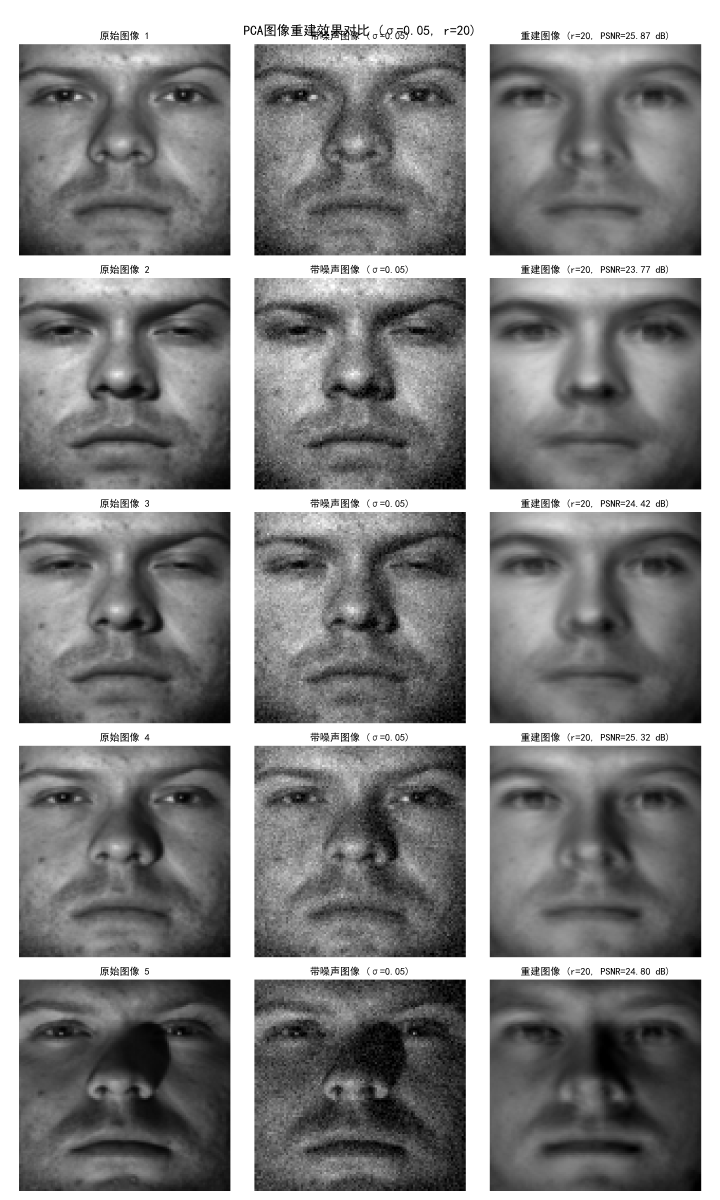
#> input picture exp8/reconstruction_visualization_sigma0.05_r20.png, 3600 x 6000 px, given as the content of the folder yalefaces, which was not available (shown at 1/5 size)
$ python pca.py
#> lines starting #> are read from the running program, lines starting #| are printed output that depends on the picture; pictures that were not available may be replaced by others from this repository, and a replacement may not be noted
"""
数据集:[]
"""


import numpy as np
import matplotlib.pyplot as plt
from pathlib import Path
from PIL import Image

plt.rcParams['font.sans-serif'] = ['SimHei']
plt.rcParams['axes.unicode_minus'] = False


class PCAImageReconstruction:
    """PCA图像重建实验类"""

    def __init__(self, data_path=None):
        """
        初始化PCA图像重建实验

        参数:
            data_path: yalefaces数据集路径
        """
        self.data_path = data_path
        self.images = None
        self.images_flat = None
        self.original_images = None
        self.image_shape = None
        self.pca_model = None
        self.mean_vector = None
        self.eigenvectors = None
        self.eigenvalues = None

    def load_yale_faces(self, img_size=(100, 100), num_samples=100):
        """
        加载yalefaces数据集

        参数:
            img_size: 图像调整大小
        """
        if self.data_path is None:
            # 如果没有提供路径，创建一个简单的示例数据集
            print("警告: 没有提供数据集路径，使用随机生成的示例数据")
            self._create_sample_data(img_size)
            return

        print(f"正在从 {self.data_path} 加载yalefaces数据集...")

        image_files = []
        # 搜索常见的图像格式
        for ext in ['*.jpg', '*.jpeg', '*.png', '*.pgm', '*.bmp', '*.tif']:
            image_files.extend(list(Path(self.data_path).rglob(ext)))

        if len(image_files) == 0:
            print("警告: 没有找到图像文件")
            assert (len(image_files) == 0)
            return

        images = []
        for img_file in image_files[:num_samples]:  # 限制加载数量以加速处理
            try:
                img = Image.open(img_file)
                img = img.convert('L')  # 转换为灰度
                img = img.resize(img_size)
                img_array = np.array(img, dtype=np.float32)
                images.append(img_array)
            except Exception as e:
                print(f"无法加载图像 {img_file}: {e}")

        if len(images) == 0:
            print("警告: 没有成功加载任何图像")
            assert (len(images) == 0)
            return

        self.images = np.array(images)
        self.image_shape = self.images[0].shape
        print(f"成功加载 {len(self.images)} 张图像，图像尺寸: {self.image_shape}")

    def preprocess_data(self):
        """数据预处理：归一化并展平"""
        if self.images is None:
            raise ValueError("请先加载数据")

        # 归一化到0-1范围
        self.original_images = self.images.copy()
        self.images = self.images / 255.0 if self.images.max() > 1.0 else self.images

        # 展平图像
        n_samples, height, width = self.images.shape
        self.images_flat = self.images.reshape(n_samples, height * width)

        print(f"数据预处理完成，形状: {self.images_flat.shape}")

        return self.images_flat

    def add_gaussian_noise(self, images, sigma):
        """
        添加高斯噪声

        参数:
            images: 输入图像
            sigma: 噪声标准差

        返回:
            带噪声的图像
        """
        noise = np.random.normal(0, sigma, images.shape)
        noisy_images = images + noise
        # 裁剪到0-1范围
        noisy_images = np.clip(noisy_images, 0, 1)
        return noisy_images

    def manual_pca_fit(self, X):
        """
        手动实现PCA训练

        参数:
            X: 输入数据，形状 (n_samples, n_features)
        """
        print("正在训练PCA模型...")

        # 计算均值
        self.mean_vector = np.mean(X, axis=0)

        # 中心化数据
        X_centered = X - self.mean_vector

        # 计算协方差矩阵
        # 使用(X^T X) / (n-1)
        n_samples = X.shape[0]
        cov_matrix = np.dot(X_centered.T, X_centered) / (n_samples - 1)

        # 计算特征值和特征向量
        self.eigenvalues, self.eigenvectors = np.linalg.eigh(cov_matrix)

        # 排序特征值和特征向量（降序）
        idx = np.argsort(self.eigenvalues)[::-1]
        self.eigenvalues = self.eigenvalues[idx]
        self.eigenvectors = self.eigenvectors[:, idx]

        print(f"PCA训练完成，特征值数量: {len(self.eigenvalues)}")

        return self.eigenvectors, self.eigenvalues

    def manual_pca_transform(self, X, n_components):
        """
        手动PCA变换

        参数:
            X: 输入数据
            n_components: 主成分数量

        返回:
            降维后的数据
        """
        if self.eigenvectors is None:
            raise ValueError("请先训练PCA模型")

        # 中心化数据
        X_centered = X - self.mean_vector

        # 投影到主成分空间
        components = self.eigenvectors[:, :n_components]
        X_transformed = np.dot(X_centered, components)

        return X_transformed

    def manual_pca_inverse_transform(self, X_transformed, n_components):
        """
        手动PCA逆变换

        参数:
            X_transformed: 降维后的数据
            n_components: 主成分数量

        返回:
            重建后的数据
        """
        if self.eigenvectors is None:
            raise ValueError("请先训练PCA模型")

        # 使用前n_components个主成分重建
        components = self.eigenvectors[:, :n_components]
        X_reconstructed = np.dot(X_transformed, components.T) + self.mean_vector

        return X_reconstructed

    def calculate_psnr(self, original, reconstructed, max_pixel=1.0):
        """
        计算峰值信噪比(PSNR)

        参数:
            original: 原始图像
            reconstructed: 重建图像
            max_pixel: 最大像素值

        返回:
            PSNR值
        """
        mse = np.mean((original - reconstructed) ** 2)
        if mse == 0:
            return float('inf')

        psnr = 10 * np.log10((max_pixel ** 2) / mse)
        return psnr

    def run_experiment(self, noise_levels=None, n_components_range=None):
        """
        运行完整实验

        参数:
            noise_levels: 噪声水平列表
            n_components_range: 主成分数量范围

        返回:
            实验结果
        """
        if noise_levels is None:
            noise_levels = [0.0001, 0.001, 0.01, 0.05, 0.1, 0.5, 1]

        if n_components_range is None:
            n_components_range = range(5, 201, 5)

        print("=" * 60)
        print("开始PCA图像重建实验")
        print(f"噪声水平: {noise_levels}")
        print(f"主成分数量范围: {list(n_components_range)}")
        print("=" * 60)

        # 预处理数据
        X = self.preprocess_data()

        # 训练PCA模型
        self.manual_pca_fit(X)

        # 存储PSNR结果
        psnr_results = {sigma: [] for sigma in noise_levels}

        # 对每个噪声水平进行实验
        for sigma in noise_levels:
            print(f"\n处理噪声水平 σ={sigma}...")

            # 添加噪声
            X_noisy = self.add_gaussian_noise(X, sigma)

            # 对每个主成分数量进行重建并计算PSNR
            for r in n_components_range:
                # PCA变换
                X_transformed = self.manual_pca_transform(X_noisy, r)

                # 重建
                X_reconstructed = self.manual_pca_inverse_transform(X_transformed, r)

                # 计算平均PSNR
                psnr_values = []
                for i in range(len(X)):
                    psnr_i = self.calculate_psnr(X[i], X_reconstructed[i])
                    psnr_values.append(psnr_i)

                avg_psnr = np.mean(psnr_values)
                psnr_results[sigma].append(avg_psnr)

                if r % 50 == 0 or r == max(n_components_range):
                    print(f"  r={r:3d}, 平均PSNR: {avg_psnr:.2f} dB")

        return psnr_results, X, X_noisy

    def plot_results(self, psnr_results, n_components_range=None):
        """
        绘制PSNR随主成分数量变化的曲线

        参数:
            psnr_results: PSNR结果
            n_components_range: 主成分数量范围
        """
        if n_components_range is None:
            n_components_range = range(5, 201, 5)

        plt.figure(figsize=(12, 8))

        for sigma, psnr_values in psnr_results.items():
            plt.plot(list(n_components_range), psnr_values,
                     marker='o', markersize=3, linewidth=2,
                     label=f'σ={sigma}')

        plt.xlabel('主成分数量 (r)', fontsize=12)
        plt.ylabel('PSNR (dB)', fontsize=12)
        plt.title('不同噪声水平下PSNR随主成分数量的变化', fontsize=14)
        plt.grid(True, alpha=0.3)
        plt.legend()
        plt.tight_layout()

        # 保存图像
        plt.savefig('psnr_vs_components.png', dpi=300)
        plt.show()

        print("PSNR曲线图已保存为 'psnr_vs_components.png'")

    def visualize_reconstruction(self, X, X_noisy, sigma=0.05, n_components=20, n_examples=5):
        """
        可视化重建效果

        参数:
            X: 原始数据
            X_noisy: 带噪声数据
            sigma: 噪声水平
            n_components: 主成分数量
            n_examples: 显示示例数量
        """
        print(f"\n可视化重建效果: σ={sigma}, r={n_components}")

        # 重建带噪声图像
        X_transformed = self.manual_pca_transform(X_noisy, n_components)
        X_reconstructed = self.manual_pca_inverse_transform(X_transformed, n_components)

        # 重塑为图像形状
        height, width = self.image_shape
        original_images = X.reshape(-1, height, width)
        noisy_images = X_noisy.reshape(-1, height, width)
        reconstructed_images = X_reconstructed.reshape(-1, height, width)

        # 计算PSNR
        psnr_values = []
        for i in range(min(n_examples, len(original_images))):
            psnr_i = self.calculate_psnr(original_images[i], reconstructed_images[i])
            psnr_values.append(psnr_i)

        # 创建可视化
        fig, axes = plt.subplots(n_examples, 3, figsize=(12, 4 * n_examples))

        if n_examples == 1:
            axes = axes.reshape(1, -1)

        for i in range(min(n_examples, len(original_images))):
            # 原始图像
            axes[i, 0].imshow(original_images[i], cmap='gray', vmin=0, vmax=1)
            axes[i, 0].set_title(f'原始图像 {i + 1}')
            axes[i, 0].axis('off')

            # 带噪声图像
            axes[i, 1].imshow(noisy_images[i], cmap='gray', vmin=0, vmax=1)
            axes[i, 1].set_title(f'带噪声图像 (σ={sigma})')
            axes[i, 1].axis('off')

            # 重建图像
            axes[i, 2].imshow(reconstructed_images[i], cmap='gray', vmin=0, vmax=1)
            axes[i, 2].set_title(f'重建图像 (r={n_components}, PSNR={psnr_values[i]:.2f} dB)')
            axes[i, 2].axis('off')

        plt.suptitle(f'PCA图像重建效果对比 (σ={sigma}, r={n_components})', fontsize=16)
        plt.tight_layout()

        # 保存图像
        plt.savefig(f'reconstruction_visualization_sigma{sigma}_r{n_components}.png', dpi=300)
        plt.show()

        print(f"重建效果可视化已保存为 'reconstruction_visualization_sigma{sigma}_r{n_components}.png'")
        print(f"示例图像的平均PSNR: {np.mean(psnr_values):.2f} dB")


# 主程序
def main():
    """主函数"""

    # 1. 初始化PCA图像重建实验
    print("初始化PCA图像重建实验...")

    # 如果您有yalefaces数据集，请将路径替换为实际路径
    # data_path = "path/to/yalefaces/dataset"
    data_path = "./yalefaces"  # 设置为None以使用示例数据

    experiment = PCAImageReconstruction(data_path)

    # 2. 加载数据
    experiment.load_yale_faces(img_size=(100, 100), num_samples=1102)
#> in load_yale_faces, img is the input picture: PIL image 3600x6000 RGBA; mean R, G, B, A 135.2, 135.2, 135.2, 255
#> in load_yale_faces, `img = img.resize(img_size)`:
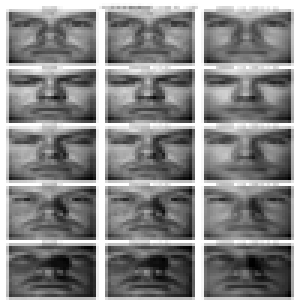
#> img: PIL image 100x100 L (shown 3 times larger); min 0, max 255, mean 134.7
#| 成功加载 1 张图像，图像尺寸: (100, 100)

    # 3. 运行实验
    noise_levels = [0.0001, 0.001, 0.01, 0.05, 0.1, 0.5, 1]
    n_components_range = range(5, 201, 5)

    psnr_results, X, X_noisy = experiment.run_experiment(
        noise_levels=noise_levels,
        n_components_range=n_components_range
    )
#| 数据预处理完成，形状: (1, 10000)
#> in manual_pca_fit, `self.mean_vector = np.mean(X, axis=0)`: self.mean_vector = 10000 values, max 1 at index 0, min 0 at index 3963, mean 0.528
#> in manual_pca_fit, `self.eigenvalues, self.eigenvectors = np.linalg.eigh(cov_matrix)`: self.eigenvalues = 10000 values, max 1 at index 4, min 0 at index 0, mean 0.528
#> in manual_pca_fit, `idx = np.argsort(self.eigenvalues)[::-1]`: idx = 10000 values, max 9999 at index 3, min 0 at index 9999, mean 4999.5
#> in manual_pca_fit, `self.eigenvalues = self.eigenvalues[idx]`: self.eigenvalues = 10000 values, max 1 at index 0, min 0 at index 9990, mean 0.528
#| PCA训练完成，特征值数量: 10000
#> psnr_results = 7 items

    # 4. 绘制PSNR曲线
    print("\n绘制PSNR曲线...")
    experiment.plot_results(psnr_results, n_components_range)
#> the loop in plot_results, `for sigma, psnr_values in psnr_results.items():` made 7 passes
#> sigma on passes 1 to 7: 0.0001, 0.001, 0.01, 0.05, 0.1, 0.5, 1
#> in plot_results, `plt.savefig('psnr_vs_components.png', dpi=300)`:
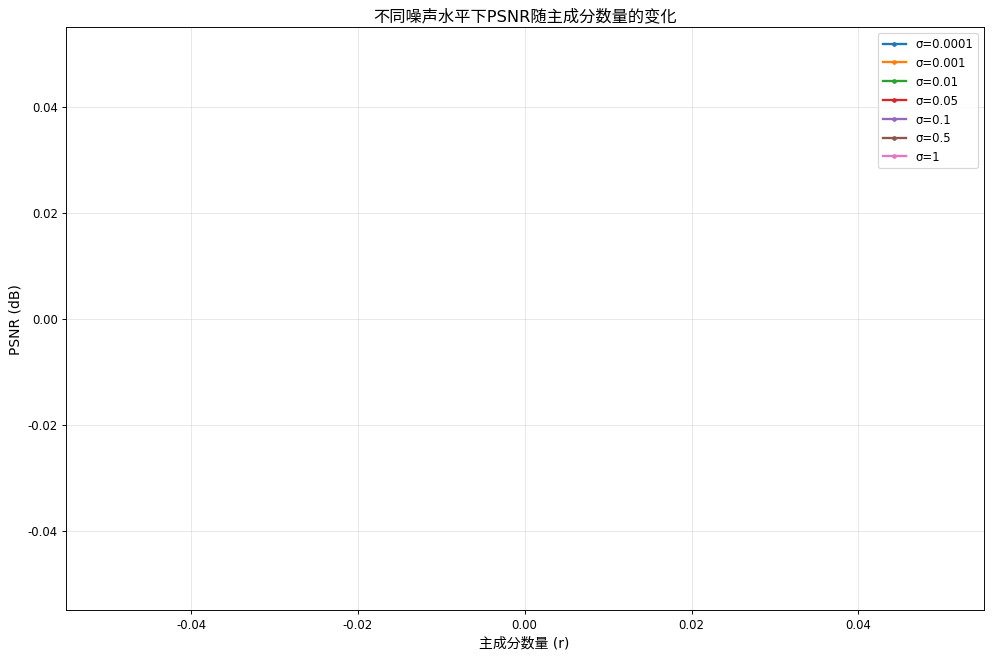
#> figure drawn by matplotlib, 1 panel

    # 5. 可视化特定条件下的重建效果
    print("\n可视化重建效果...")
    # 为σ=0.05创建带噪声的数据
    X_noisy_specific = experiment.add_gaussian_noise(X, sigma=0.05)
    experiment.visualize_reconstruction(
        X, X_noisy_specific,
        sigma=0.05, n_components=20, n_examples=5
    )
#> the loop in visualize_reconstruction, `for i in range(min(n_examples, len(original_images))):` made 1 pass
#> psnr_i on pass 1: inf
#> after the loop in visualize_reconstruction, `for i in range(min(n_examples, len(original_images))):`: psnr_values = [inf]
#> the loop in visualize_reconstruction, `for i in range(min(n_examples, len(original_images))):` made 1 pass
#> in visualize_reconstruction, `plt.savefig(f'reconstruction_visualization_sigma{sigma}_r{n_components..`:
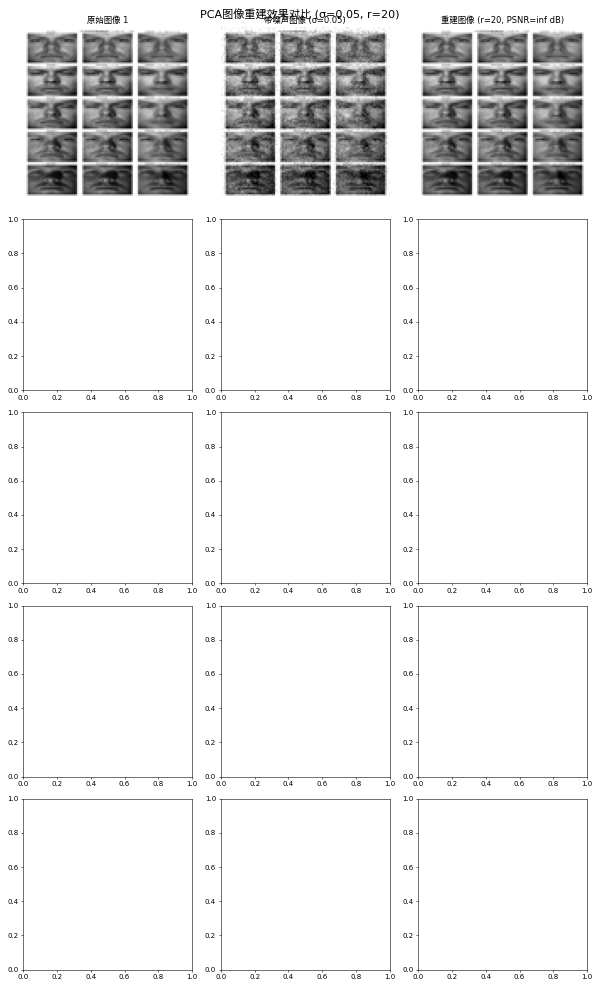
#> figure drawn by matplotlib, 3 panels
#| 示例图像的平均PSNR: inf dB

    # 6. 保存实验结果
    print("\n保存实验结果...")
    results_summary = {
        'noise_levels': noise_levels,
        'n_components_range': list(n_components_range),
        'psnr_results': psnr_results,
        'image_shape': experiment.image_shape,
        'n_samples': len(experiment.images)
    }

    # 可以将结果保存为npy文件
    np.save('pca_experiment_results.npy', results_summary)
    print("实验结果已保存为 'pca_experiment_results.npy'")

    print("\n" + "=" * 60)
    print("实验完成!")
    print("=" * 60)

    # 7. 打印一些关键发现
    print("\n关键发现:")
    for sigma in noise_levels:
        best_r_idx = np.argmax(psnr_results[sigma])
        best_r = list(n_components_range)[best_r_idx]
        best_psnr = psnr_results[sigma][best_r_idx]
        print(f"σ={sigma}: 最佳r={best_r}, 最大PSNR={best_psnr:.2f} dB")
#> this loop made 7 passes
#| σ=0.0001: 最佳r=5, 最大PSNR=inf dB
#| σ=0.001: 最佳r=5, 最大PSNR=inf dB
#| σ=0.01: 最佳r=5, 最大PSNR=inf dB
#| σ=0.05: 最佳r=5, 最大PSNR=inf dB
#| σ=0.1: 最佳r=5, 最大PSNR=inf dB
#| σ=0.5: 最佳r=5, 最大PSNR=inf dB
#| σ=1: 最佳r=5, 最大PSNR=inf dB


if __name__ == "__main__":
    # 运行主实验
    main()
